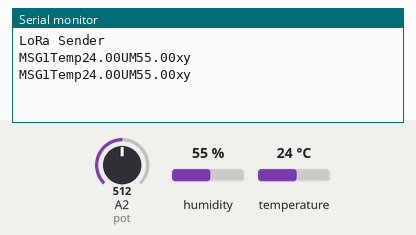
This sketch was run on a simulated Arduino Uno, built with avr-gcc and run on an emulated ATmega328P. Shown: the last lines printed to the serial monitor. The inputs (shaded band) are chosen by the test bench; at power-on: humidity 55 %, temperature 24 °C, A2 (pot) = 512. No radio packets arrive unless stated.

Above: at 10.8 s.
10.9 s: humidity set to 22 %
At 20.7 s:
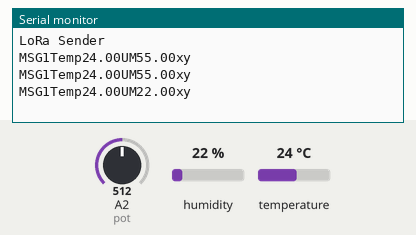
20.9 s: temperature set to 12 °C
At 30.7 s:
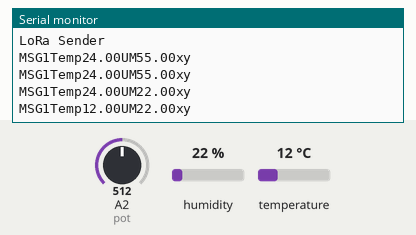
30.9 s: humidity set to 40 %
At 41.6 s:
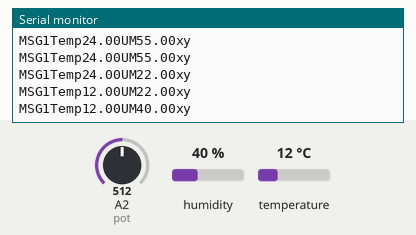
Timing chart, 0 to 43.1 s (numbered marks = the images above; inputs shaded):
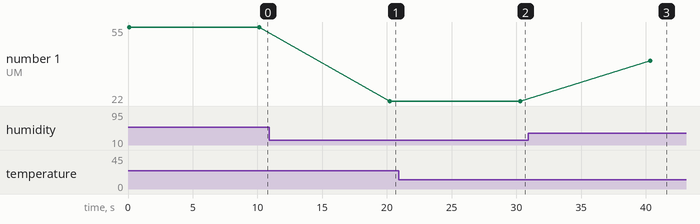

The sketch:

sender.ino
```cpp
#include <SPI.h>
#include <LoRa.h>
#include <DHT.h> // Biblioteca da Adafruit para o DHT

#define DHTPIN 8          // Pino onde o DHT22 está conectado
#define DHTTYPE DHT22     // Tipo do sensor (DHT22)

DHT dht(DHTPIN, DHTTYPE); // Inicializa o sensor DHT22
int pot = A2;

void setup() {
  Serial.begin(9600);
  pinMode(pot, INPUT);

  dht.begin();            // Inicializa o sensor DHT22

  while (!Serial);
  Serial.println("LoRa Sender");
  if (!LoRa.begin(433E6)) { // or 915E6, the MHz speed of your module
    Serial.println("Starting LoRa failed!");
    while (1);
  }
   // Configurações do LoRa
  LoRa.setSpreadingFactor(14);      // Spreading Factor = 14
  LoRa.setSignalBandwidth(125E3);   // Largura de banda = 125 kHz
  LoRa.setCodingRate4(5);           // Taxa de codificação = 5
  LoRa.setPreambleLength(8);
}

void loop() {
  // Leitura do potenciômetro
  int potValue = analogRead(pot);

  // Leitura da temperatura e umidade
  float humidity = dht.readHumidity();
  float temperature = dht.readTemperature();

  // Verifica se a leitura do DHT22 foi bem-sucedida
  if (isnan(humidity) || isnan(temperature)) {
    Serial.println("Falha na leitura do DHT22!");
    return;
  }

  // Preparando a mensagem para envio
  String message = "MSG1Temp" + String(temperature) + "UM" + String(humidity)+"xy";

  // Enviando a mensagem via LoRa
  LoRa.beginPacket();
  LoRa.print(message);
  LoRa.endPacket();

  // Exibindo a mensagem no Serial Monitor
  Serial.println(message);

  delay(10000); // Aguarda 5 segundos antes de enviar a próxima leitura
}
```

Measured:
- after the input at 10.9 s, the serial monitor: prints a new line after 9.3 s (image 1)
- after the input at 20.9 s, the serial monitor: prints a new line after 9.4 s (image 2)
- after the input at 30.9 s, the serial monitor: prints a new line after 9.5 s (image 3)
- plotted number 1: 55 → 22 after the input at 10.9 s, 22 → 40 after the input at 30.9 s
